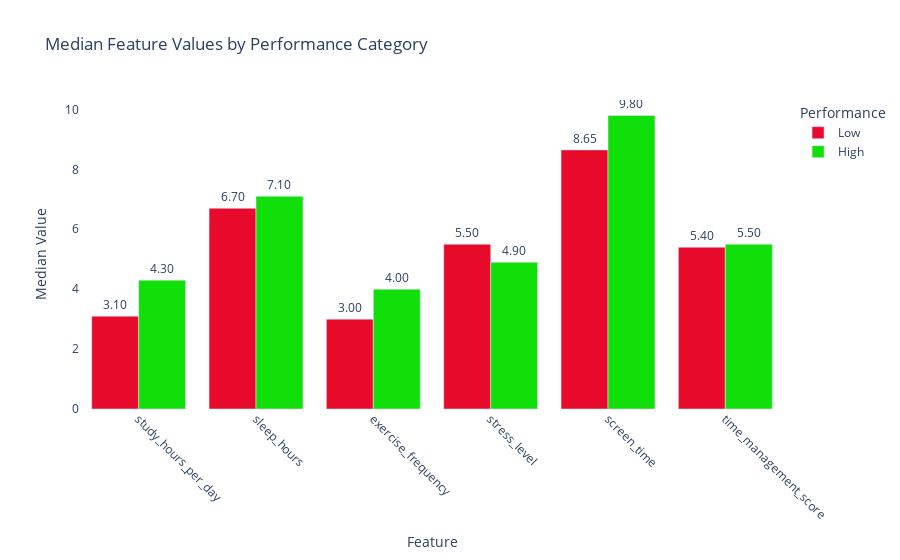

Source (notebook cell):
### Markdown cell above
<h2 style="color:teal;">References</h2>

- [Pandas Documentation](https://pandas.pydata.org/)
- [Seaborn Documentation](https://seaborn.pydata.org/)
- [Plotly Documentation](https://plotly.com/python/)
- [SciPy Documentation](https://docs.scipy.org/doc/scipy/)
- [NumPy Documentation](https://numpy.org/)
- [scikit-learn Documentation](https://scikit-learn.org/stable/)

### Code cell
# ---------- 12. High vs Low Performing Students Patterns (Interactive Median Plot) ----------
import pandas as pd
import plotly.express as px
df = pd.read_csv(DATA_PATH)  

# Define performance category
df['performance_category'] = pd.cut(df['previous_gpa'], bins=[0,3.0,4.0], labels=['Low','High'])

# Features to compare
pattern_cols = ['study_hours_per_day','sleep_hours','exercise_frequency','stress_level','screen_time','time_management_score']

# Calculate median for each feature grouped by performance
median_df = df.groupby('performance_category')[pattern_cols].median().reset_index()
median_df = median_df.melt(id_vars='performance_category', var_name='Feature', value_name='Median')

# Interactive bar chart with Plotly
fig = px.bar(
    median_df,
    x='Feature',
    y='Median',
    color='performance_category',
    barmode='group',
    text='Median',
    color_discrete_map={'Low': '#E70A2B', 'High': '#11DF0A'},
    title='Median Feature Values by Performance Category'
)

# Customize layout
fig.update_traces(texttemplate='%{text:.2f}', textposition='outside')
fig.update_layout(
    xaxis_title='Feature',
    yaxis_title='Median Value',
    xaxis_tickangle=45,
    legend_title='Performance',
    plot_bgcolor='white',
    hovermode='x unified'
)

# Show interactive chart
fig.show()

### Figure 1 — Plotly figure (JSON) as saved in the notebook; plotly's stock layout.template omitted (floating-point values rounded to 4 significant figures)
{"data": [{"alignmentgroup": "True", "hovertemplate": "performance_category=Low<br>Feature=%{x}<br>Median=%{text}<extra></extra>", "legendgroup": "Low", "marker": {"color": "#E70A2B", "pattern": {"shape": ""}}, "name": "Low", "offsetgroup": "Low", "orientation": "v", "showlegend": true, "text": [3.1, 6.7, 3.0, 5.5, 8.65, 5.4], "textposition": "outside", "texttemplate": "%{text:.2f}", "type": "bar", "x": ["study_hours_per_day", "sleep_hours", "exercise_frequency", "stress_level", "screen_time", "time_management_score"], "xaxis": "x", "y": [3.1, 6.7, 3.0, 5.5, 8.65, 5.4], "yaxis": "y"}, {"alignmentgroup": "True", "hovertemplate": "performance_category=High<br>Feature=%{x}<br>Median=%{text}<extra></extra>", "legendgroup": "High", "marker": {"color": "#11DF0A", "pattern": {"shape": ""}}, "name": "High", "offsetgroup": "High", "orientation": "v", "showlegend": true, "text": [4.3, 7.1, 4.0, 4.9, 9.8, 5.5], "textposition": "outside", "texttemplate": "%{text:.2f}", "type": "bar", "x": ["study_hours_per_day", "sleep_hours", "exercise_frequency", "stress_level", "screen_time", "time_management_score"], "xaxis": "x", "y": [4.3, 7.1, 4.0, 4.9, 9.8, 5.5], "yaxis": "y"}], "layout": {"barmode": "group", "hovermode": "x unified", "legend": {"title": {"text": "Performance"}, "tracegroupgap": 0}, "plot_bgcolor": "white", "title": {"text": "Median Feature Values by Performance Category"}, "xaxis": {"anchor": "y", "domain": [0, 1], "tickangle": 45, "title": {"text": "Feature"}}, "yaxis": {"anchor": "x", "domain": [0, 1], "title": {"text": "Median Value"}}}}
